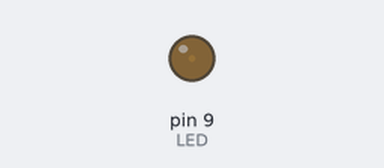
The sketch below on a simulated Arduino Uno, built with avr-gcc and run on an emulated ATmega328P. Parts: output pins drawn as LEDs (lit = HIGH).

Above: at 0.05 s.
At 1.15 s:
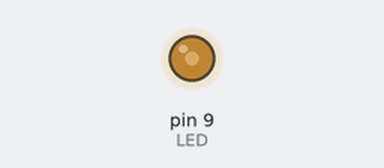
At 2.3 s:
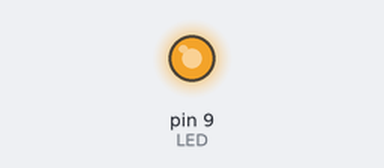
At 4.6 s:
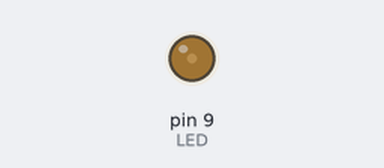
Timing chart, 0 to 6.7 s (numbered marks = the images above):
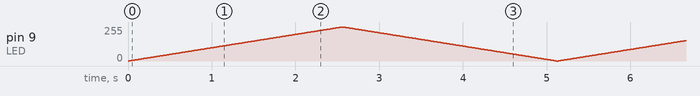

The sketch:

Arduino_revision2.ino
```cpp
const int LED = 9;
void setup() {
  pinMode(LED, OUTPUT);
}

void loop() {
  for (int i=0; i<256; i=i+1){ //increase in the brightness of the LED
    analogWrite(LED, i);
    delay(10); //program execution delay time
  }
  for (int i=255; i>=0; i=i-1){ //decrease in the brightness of the LED
    analogWrite(LED, i);
    delay(10);
  }
}
```
